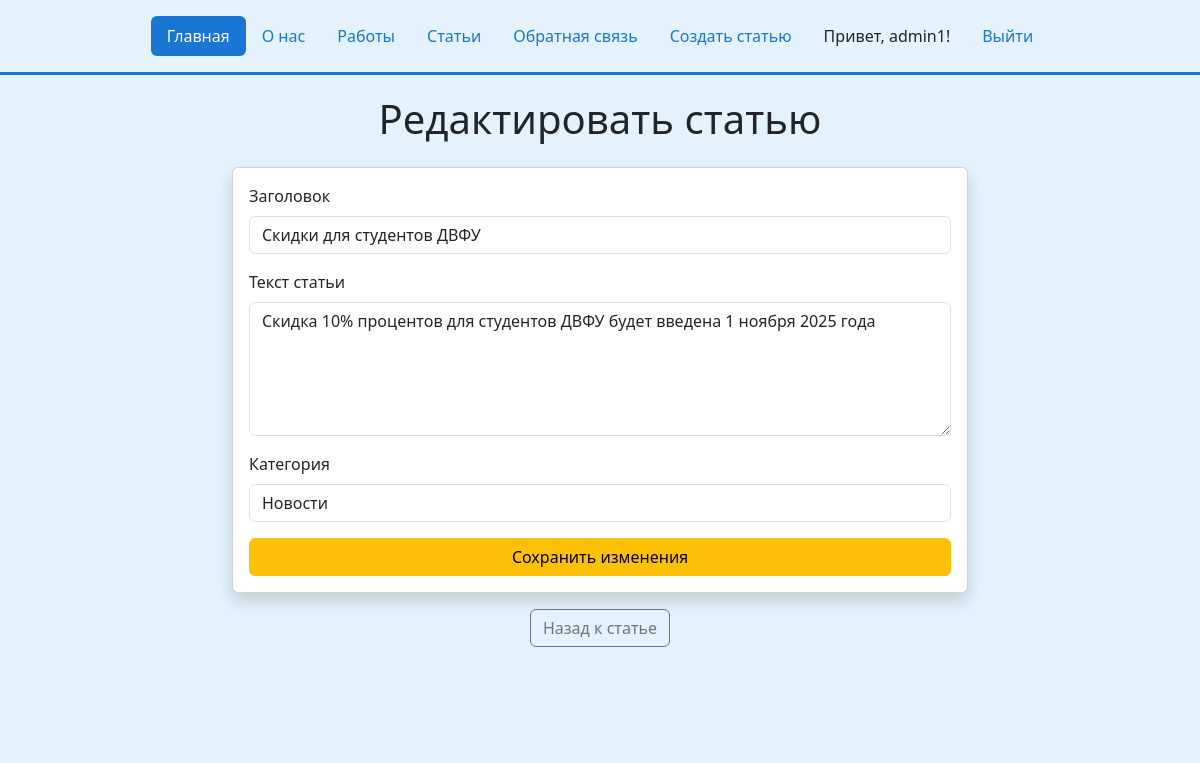
Before: /edit-article/1/ (signed in) with the older database file.
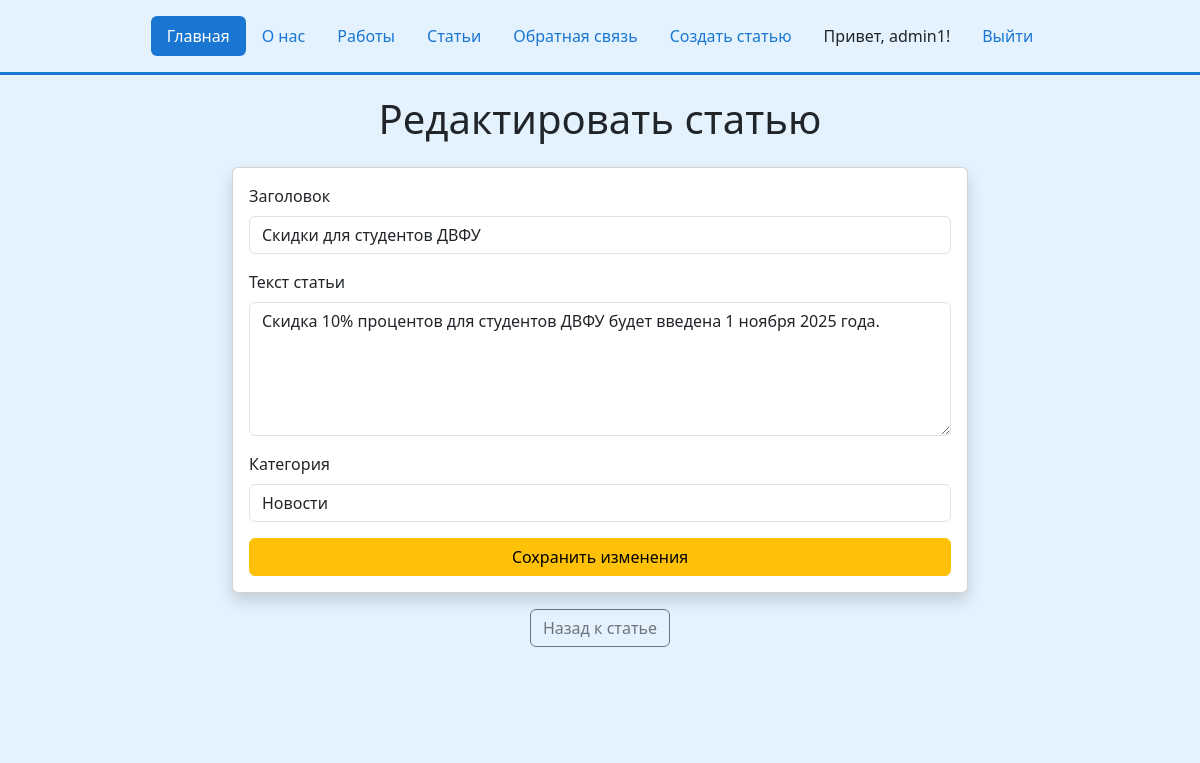
After: the same page with the newer database file.
### my_siteApp/models.py (models this page shows, shortened)
class Article(models.Model):
    CATEGORY_CHOICES = [
        ('news', 'Новости'),
        ('works', 'Ваши работы'),
        ('review', 'Обзоры'),
    ]
    title = models.CharField(max_length=200, verbose_name="Заголовок")
    text = models.TextField(verbose_name="Текст статьи")
    created_date = models.DateTimeField(default=timezone.now, verbose_name="Дата создания")
    category = models.CharField(
        max_length=20,
        choices=CATEGORY_CHOICES,
        default='news',
        verbose_name="Категория"
    )
    user = models.ForeignKey(
        User,
        on_delete=models.CASCADE,
        related_name='articles',
        verbose_name="Автор"
    )
    class Meta:
        ordering = ['-created_date']

### my_siteApp/views.py (the view)
# urls.py: path('edit-article/<int:id>/', views.edit_article, name='edit_article'),
@login_required
def edit_article(request, id):
    article = get_object_or_404(Article, id=id)
    if article.user != request.user and not request.user.is_superuser:
        messages.error(request, 'Вы можете редактировать только свои статьи!')
        return redirect('articles_list')
    if request.method == 'POST':
        form = ArticleForm(request.POST, instance=article, user=request.user)
        if form.is_valid():
            if 'category' in form.changed_data:
                new_category = form.cleaned_data['category']
                if not Article.can_user_create_article(request.user, new_category):
                    messages.error(request, 'У вас нет прав для изменения категории на эту!')
                    return redirect('articles_list')
            form.save()
            messages.success(request, 'Статья успешно обновлена!')
            return redirect('news_detail', id=article.id)
    else:
        form = ArticleForm(instance=article, user=request.user)
    return render(request, 'my_siteApp/edit_article.html', {'form': form, 'article': article})

### my_siteApp/forms.py
class ArticleForm(forms.ModelForm):
    class Meta:
        model = Article
        fields = ['title', 'text', 'category']
        widgets = {
            'title': forms.TextInput(attrs={'class': 'form-control', 'placeholder': 'Введите заголовок'}),
            'text': forms.Textarea(attrs={'class': 'form-control', 'rows': 5, 'placeholder': 'Введите текст статьи'}),
            'category': forms.Select(attrs={'class': 'form-control'}),
        }
        labels = {
            'title': 'Заголовок',
            'text': 'Текст статьи',
            'category': 'Категория',
        }
    def __init__(self, *args, **kwargs):
        self.user = kwargs.pop('user', None)
        super().__init__(*args, **kwargs)
        if self.user and not (self.user.is_superuser or self.user.is_staff):
            self.fields['category'].choices = [
                ('works', 'Ваши работы'),
            ]
            self.fields['category'].initial = 'works'

### my_siteApp/templates/my_siteApp/edit_article.html (shortened to what this page needs)
{% extends 'my_siteApp/base.html' %}
{% block content %}
<div class="row justify-content-center">
    <div class="col-md-8">
        <h1 class="text-center mb-4">Редактировать статью</h1>
        <div class="card shadow">
            <div class="card-body">
                <form method="post">
                    {% for field in form %}
                    <div class="mb-3">
                        <label for="{{ field.id_for_label }}" class="form-label">{{ field.label }}</label>
                        {{ field }}
                    </div>
                    {% endfor %}
                    <button type="submit" class="btn btn-warning w-100">Сохранить изменения</button>
                </form>
            </div>
        </div>
        <div class="text-center mt-3">
            <a href="{% url 'news_detail' article.id %}" class="btn btn-outline-secondary">Назад к статье</a>
        </div>
    </div>
</div>
{% endblock %}

Changed rows visible on the page:
changed Article "Скидки для студентов ДВФУ": text "Скидка 10% процентов для студентов ДВФУ будет введена 1 ноября 2025 года" → "Скидка 10% процентов для студентов ДВФУ будет введена 1 ноября 2025 года."
